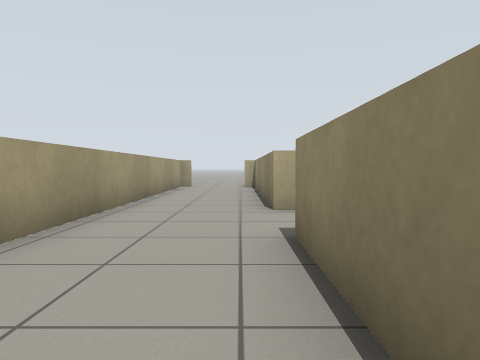
[1] (above)

18 first-person views from a walk through a robot-simulator world made for Gazebo. The camera is 0.71 m above the floor, tilts 2° down and sees 70° across. The floor is counted in squares, 1 m on a side. Each view is taken from the middle of a square. On the plan, view 1 faces up. The plan holds only what a view shows up to about 11 squares ahead; the rest is blank. The place goes on beyond the plan. Gazebo's built-in surfaces are drawn with simple patterns.

[2]
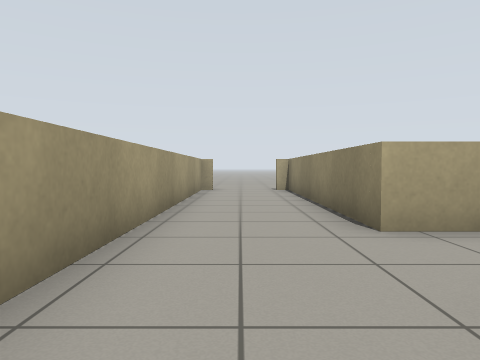

[3]
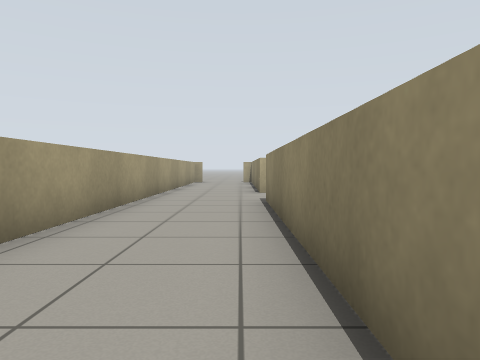

[4]
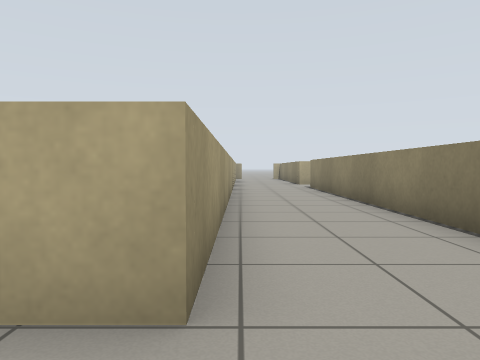

[5]
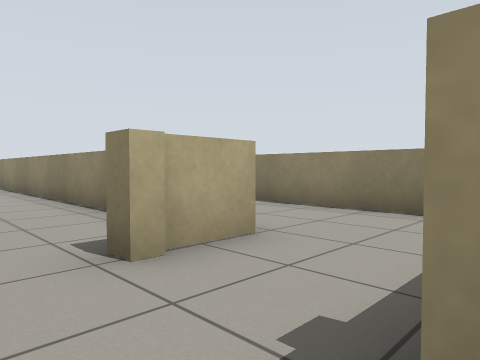

[6]
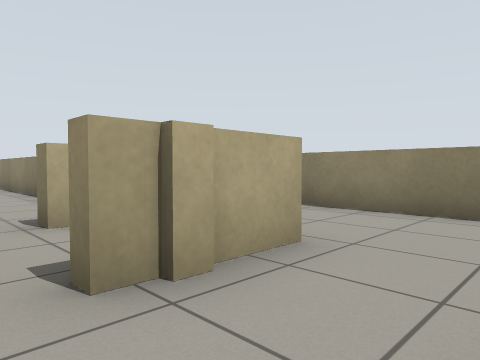

[7]
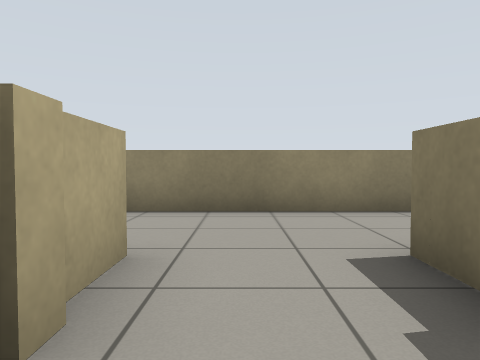

[8]
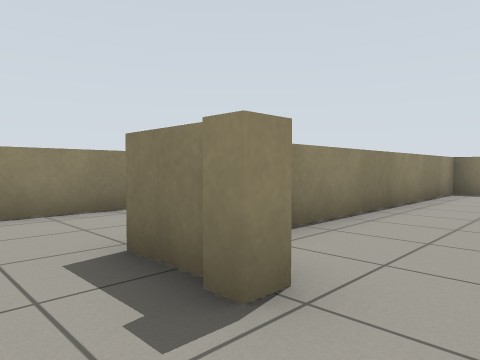

[9]
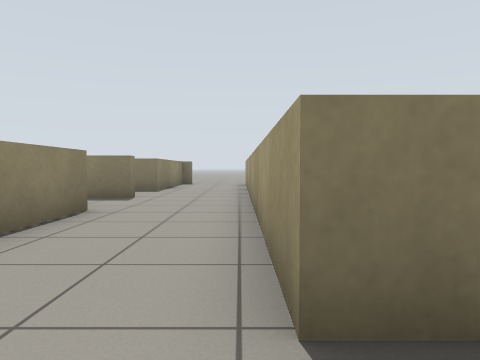

[10]
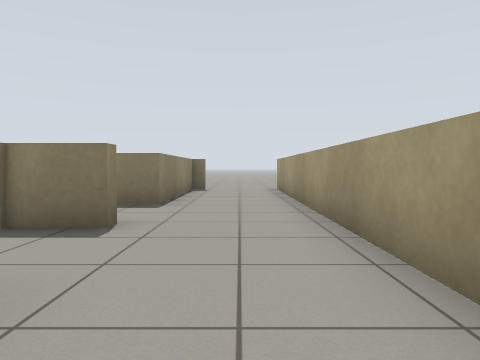

[11]
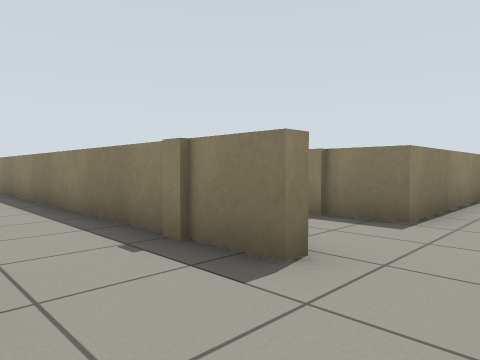

[12]
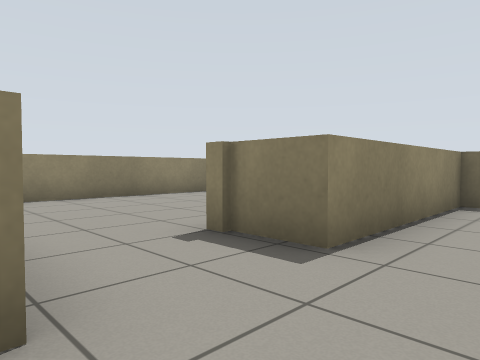

[13]
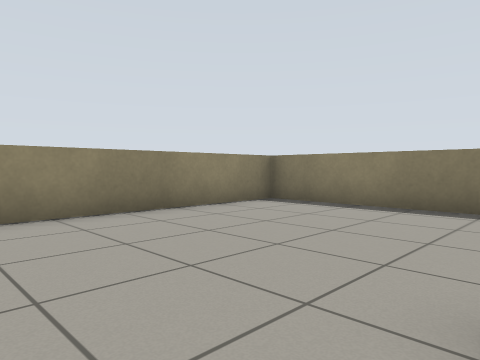

[14]
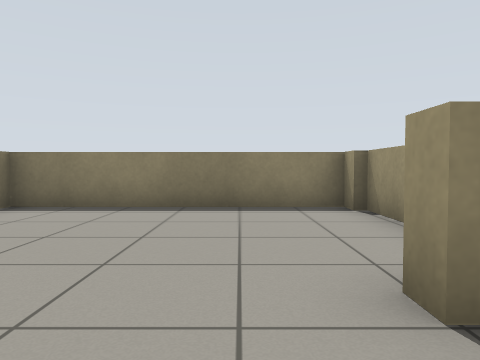

[15]
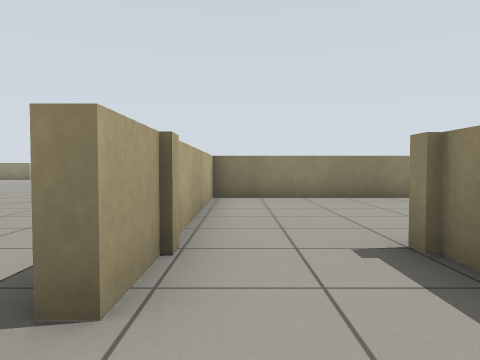

[16]
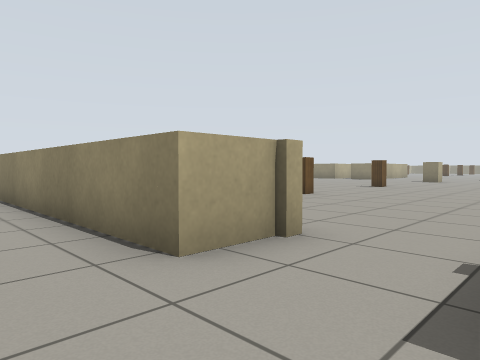

[17]
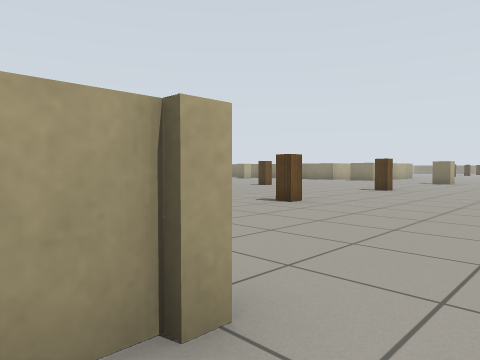

[18]
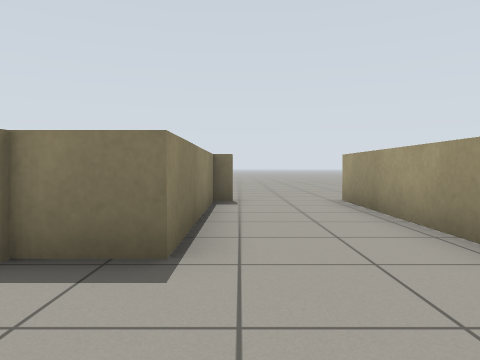

### Floor plan
Key: @ floor where view 1 was taken; # wall or solid block; . floor; = window, fence, low wall or low ledge; B wooden box.
Columns run from 5 left of view 1 to 14 right of it. Each row starts with its distance up from view 1.
 13    =.==
 12    =..=
 11    =..=
 10    =..=
  9    =..=
  8    =..=
  7    =..=
  6    =..==
  5    =...
  4    =...
  3    =..#
  2   .=..#
  1   .=..#
  0   .=.@#
 -1   .=..=
 -2  ..=..=
 -3  ..=..=
 -4  ..=..=
 -5  ..=..=
 -6  ..=..=
 -7 .===..=
 -8 ......=
 -9 ......=
-10 .===..=
-11 ......=      ..
-12 ......=     .....
-13 .===..=    .......
-14 ...=..=   ..B....B.
-15  ..=..= ............
-16  ..=..=.............
-17  ..=..==..........
-18  ..=.........
-19  ..=..===========
-20   .=........=#
-21   .=........=
-22   ==..==....=
-23    =..=.....=
-24    =..=.....=
-25    =..=.....=
-26    =.=#======

Positions as (right, up) in squares from view 1, and headings:
1: (0, 0), facing up
2: (-1, 2), facing up
3: (0, -4), facing up
4: (-2, -9), facing up
5: (-5, -10), facing up-right
6: (-5, -12), facing up-right
7: (-5, -11), facing right
8: (-5, -11), facing down-right
9: (-2, -11), facing down
10: (-1, -15), facing down
11: (-1, -17), facing down-right
12: (-1, -19), facing down-right
13: (2, -20), facing down-right
14: (3, -20), facing down
15: (-1, -20), facing right
16: (-1, -19), facing up-right
17: (1, -18), facing up-right
18: (0, -19), facing down
